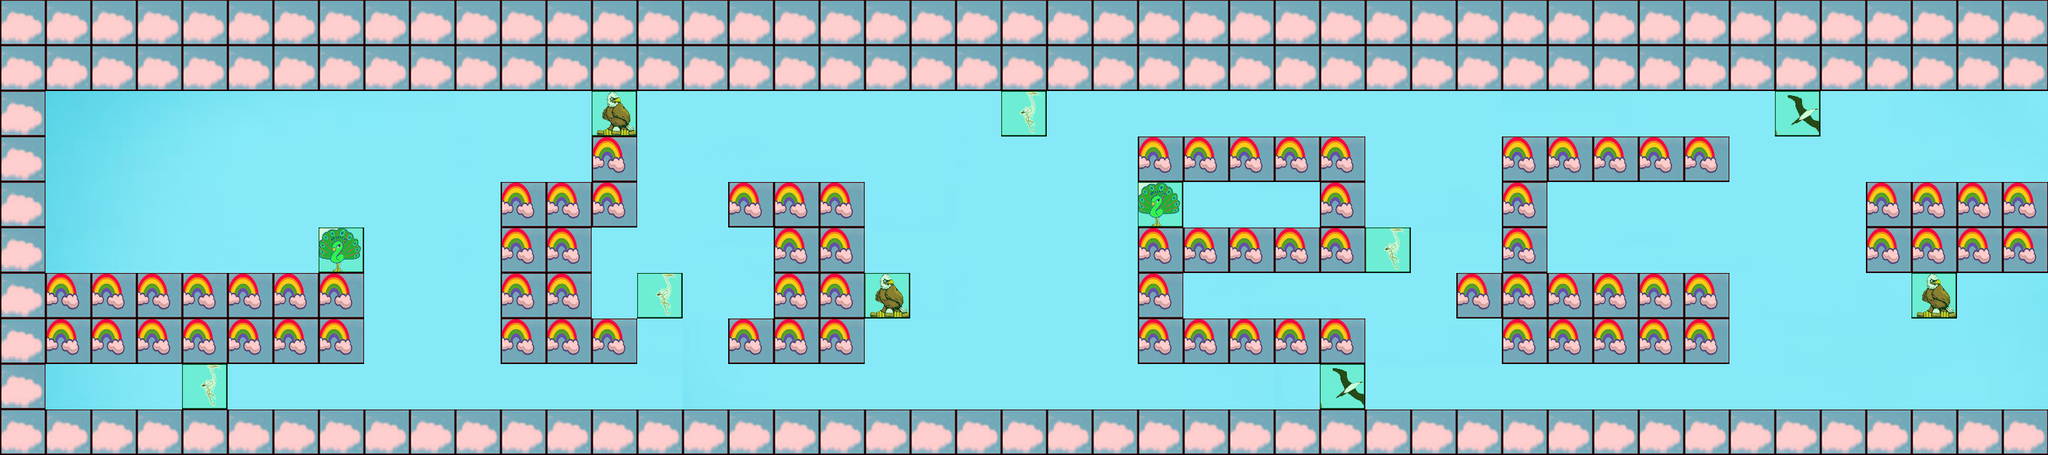

A 2D game scene composited from a Tiled map and its tileset images. What follows is a short description and the map's XML, with each tile layer's data collapsed to a summary:
An orthogonal 45x10 tile map with 64x64 px tiles, 3 tile layers (sky, animal, meta), 3 tilesets and 14 objects (13x enemy, pa).

<map version="1.0" orientation="orthogonal" renderorder="right-down" width="45" height="10" tilewidth="64" tileheight="64">
 <tileset firstgid="1" name="sky" tilewidth="64" tileheight="64">
  <image source="sky.jpg" width="1680" height="1020" />
 </tileset>
 <tileset firstgid="391" name="animal3" tilewidth="64" tileheight="64">
  <image source="animals3.png" width="400" height="400" />
 </tileset>
 <tileset firstgid="427" name="meta" tilewidth="64" tileheight="64">
  <image source="meta.png" width="128" height="64" />
  <tile id="0">
   <properties>
    <property name="Collidable" value="" />
   </properties>
  </tile>
  <tile id="1">
   <properties>
    <property name="Collection" value="" />
   </properties>
  </tile>
 </tileset>
 <layer name="sky" width="45" height="10">
  <data>[450 cells, 450 non-empty, 126 distinct tile ids]</data>
 </layer>
 <objectgroup name="hero">
  <object name="pa" x="139.394" y="181.818" width="36.3636" height="39.3939" />
  <object name="enemy" x="2396.97" y="284.848" width="24.2424" height="21.2121" />
  <object name="enemy" x="2448.48" y="348.485" />
  <object name="enemy" x="2469.7" y="436.364" />
  <object name="enemy" x="2030.3" y="187.879" />
  <object name="enemy" x="1993.94" y="409.091" />
  <object name="enemy" x="1718.18" y="406.061" />
  <object name="enemy" x="2209.09" y="542.424" />
  <object name="enemy" x="2557.58" y="533.333" />
  <object name="enemy" x="1415.15" y="478.788" />
  <object name="enemy" x="1330.3" y="233.333" />
  <object name="enemy" x="1030.3" y="403.03" />
  <object name="enemy" x="969.697" y="539.394" />
  <object name="enemy" x="1557.58" y="318.182" />
 </objectgroup>
 <layer name="animal" width="45" height="10">
  <data>[450 cells, 11 non-empty, 4 distinct tile ids]</data>
 </layer>
 <layer name="meta" width="45" height="10">
  <data>[450 cells, 231 non-empty, 2 distinct tile ids]</data>
 </layer>
</map>
